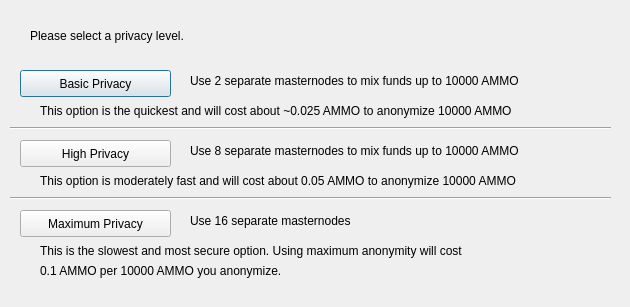
<?xml version="1.0" encoding="UTF-8"?>
<ui version="4.0">
 <class>ObfuscationConfig</class>
 <widget class="QDialog" name="ObfuscationConfig">
  <property name="geometry">
   <rect>
    <x>0</x>
    <y>0</y>
    <width>630</width>
    <height>307</height>
   </rect>
  </property>
  <property name="windowTitle">
   <string>Configure Obfuscation</string>
  </property>
  <widget class="QPushButton" name="buttonBasic">
   <property name="geometry">
    <rect>
     <x>20</x>
     <y>70</y>
     <width>151</width>
     <height>27</height>
    </rect>
   </property>
   <property name="text">
    <string>Basic Privacy</string>
   </property>
  </widget>
  <widget class="QPushButton" name="buttonHigh">
   <property name="geometry">
    <rect>
     <x>20</x>
     <y>140</y>
     <width>151</width>
     <height>27</height>
    </rect>
   </property>
   <property name="text">
    <string>High Privacy</string>
   </property>
  </widget>
  <widget class="QPushButton" name="buttonMax">
   <property name="geometry">
    <rect>
     <x>20</x>
     <y>210</y>
     <width>151</width>
     <height>27</height>
    </rect>
   </property>
   <property name="text">
    <string>Maximum Privacy</string>
   </property>
  </widget>
  <widget class="QLabel" name="label">
   <property name="geometry">
    <rect>
     <x>30</x>
     <y>20</y>
     <width>571</width>
     <height>31</height>
    </rect>
   </property>
   <property name="text">
    <string>Please select a privacy level.</string>
   </property>
  </widget>
  <widget class="QLabel" name="label_2">
   <property name="geometry">
    <rect>
     <x>190</x>
     <y>70</y>
     <width>421</width>
     <height>21</height>
    </rect>
   </property>
   <property name="text">
    <string>Use 2 separate masternodes to mix funds up to 10000 AMMO</string>
   </property>
  </widget>
  <widget class="QLabel" name="label_3">
   <property name="geometry">
    <rect>
     <x>190</x>
     <y>140</y>
     <width>411</width>
     <height>21</height>
    </rect>
   </property>
   <property name="text">
    <string>Use 8 separate masternodes to mix funds up to 10000 AMMO</string>
   </property>
  </widget>
  <widget class="QLabel" name="label_4">
   <property name="geometry">
    <rect>
     <x>190</x>
     <y>210</y>
     <width>421</width>
     <height>21</height>
    </rect>
   </property>
   <property name="text">
    <string>Use 16 separate masternodes</string>
   </property>
  </widget>
  <widget class="QLabel" name="label_6">
   <property name="geometry">
    <rect>
     <x>40</x>
     <y>100</y>
     <width>561</width>
     <height>21</height>
    </rect>
   </property>
   <property name="text">
    <string>This option is the quickest and will cost about ~0.025 AMMO to anonymize 10000 AMMO</string>
   </property>
  </widget>
  <widget class="QLabel" name="label_7">
   <property name="geometry">
    <rect>
     <x>40</x>
     <y>170</y>
     <width>561</width>
     <height>21</height>
    </rect>
   </property>
   <property name="text">
    <string>This option is moderately fast and will cost about 0.05 AMMO to anonymize 10000 AMMO</string>
   </property>
  </widget>
  <widget class="QLabel" name="label_8">
   <property name="geometry">
    <rect>
     <x>40</x>
     <y>240</y>
     <width>561</width>
     <height>21</height>
    </rect>
   </property>
   <property name="text">
    <string>This is the slowest and most secure option. Using maximum anonymity will cost</string>
   </property>
  </widget>
  <widget class="QLabel" name="label_9">
   <property name="geometry">
    <rect>
     <x>40</x>
     <y>260</y>
     <width>561</width>
     <height>21</height>
    </rect>
   </property>
   <property name="text">
    <string>0.1 AMMO per 10000 AMMO you anonymize.</string>
   </property>
  </widget>
  <widget class="Line" name="line">
   <property name="geometry">
    <rect>
     <x>10</x>
     <y>120</y>
     <width>601</width>
     <height>16</height>
    </rect>
   </property>
   <property name="orientation">
    <enum>Qt::Horizontal</enum>
   </property>
  </widget>
  <widget class="Line" name="line_2">
   <property name="geometry">
    <rect>
     <x>10</x>
     <y>190</y>
     <width>601</width>
     <height>16</height>
    </rect>
   </property>
   <property name="orientation">
    <enum>Qt::Horizontal</enum>
   </property>
  </widget>
 </widget>
 <resources/>
 <connections/>
</ui>
